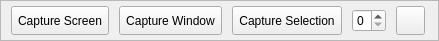
<?xml version="1.0" encoding="UTF-8"?>
<ui version="4.0">
 <class>coreshotdialog</class>
 <widget class="QWidget" name="coreshotdialog">
  <property name="geometry">
   <rect>
    <x>0</x>
    <y>0</y>
    <width>439</width>
    <height>41</height>
   </rect>
  </property>
  <property name="windowTitle">
   <string>CoreShot</string>
  </property>
  <property name="windowIcon">
   <iconset resource="icons.qrc">
    <normaloff>:/icons/CoreShot.svg</normaloff>:/icons/CoreShot.svg</iconset>
  </property>
  <property name="styleSheet">
   <string notr="true"/>
  </property>
  <layout class="QHBoxLayout" name="horizontalLayout_2">
   <property name="spacing">
    <number>0</number>
   </property>
   <property name="leftMargin">
    <number>0</number>
   </property>
   <property name="topMargin">
    <number>0</number>
   </property>
   <property name="rightMargin">
    <number>0</number>
   </property>
   <property name="bottomMargin">
    <number>0</number>
   </property>
   <item>
    <widget class="QFrame" name="frame">
     <property name="accessibleName">
      <string>main</string>
     </property>
     <property name="styleSheet">
      <string notr="true"/>
     </property>
     <property name="frameShape">
      <enum>QFrame::StyledPanel</enum>
     </property>
     <property name="frameShadow">
      <enum>QFrame::Raised</enum>
     </property>
     <layout class="QHBoxLayout" name="horizontalLayout">
      <property name="spacing">
       <number>5</number>
      </property>
      <property name="leftMargin">
       <number>5</number>
      </property>
      <property name="topMargin">
       <number>5</number>
      </property>
      <property name="rightMargin">
       <number>5</number>
      </property>
      <property name="bottomMargin">
       <number>5</number>
      </property>
      <item>
       <widget class="QToolButton" name="captureScreen">
        <property name="minimumSize">
         <size>
          <width>0</width>
          <height>29</height>
         </size>
        </property>
        <property name="focusPolicy">
         <enum>Qt::NoFocus</enum>
        </property>
        <property name="styleSheet">
         <string notr="true"/>
        </property>
        <property name="text">
         <string>Capture Screen</string>
        </property>
       </widget>
      </item>
      <item>
       <widget class="QToolButton" name="captureWindow">
        <property name="minimumSize">
         <size>
          <width>0</width>
          <height>29</height>
         </size>
        </property>
        <property name="focusPolicy">
         <enum>Qt::NoFocus</enum>
        </property>
        <property name="styleSheet">
         <string notr="true"/>
        </property>
        <property name="text">
         <string>Capture Window</string>
        </property>
       </widget>
      </item>
      <item>
       <widget class="QToolButton" name="captureSelection">
        <property name="minimumSize">
         <size>
          <width>0</width>
          <height>29</height>
         </size>
        </property>
        <property name="focusPolicy">
         <enum>Qt::NoFocus</enum>
        </property>
        <property name="text">
         <string>Capture Selection</string>
        </property>
       </widget>
      </item>
      <item>
       <widget class="QSpinBox" name="delay">
        <property name="sizePolicy">
         <sizepolicy hsizetype="Fixed" vsizetype="Fixed">
          <horstretch>0</horstretch>
          <verstretch>0</verstretch>
         </sizepolicy>
        </property>
        <property name="minimumSize">
         <size>
          <width>0</width>
          <height>0</height>
         </size>
        </property>
        <property name="styleSheet">
         <string notr="true"/>
        </property>
        <property name="buttonSymbols">
         <enum>QAbstractSpinBox::UpDownArrows</enum>
        </property>
        <property name="maximum">
         <number>5</number>
        </property>
       </widget>
      </item>
      <item>
       <widget class="QToolButton" name="cancel">
        <property name="sizePolicy">
         <sizepolicy hsizetype="Fixed" vsizetype="Fixed">
          <horstretch>0</horstretch>
          <verstretch>0</verstretch>
         </sizepolicy>
        </property>
        <property name="minimumSize">
         <size>
          <width>29</width>
          <height>29</height>
         </size>
        </property>
        <property name="focusPolicy">
         <enum>Qt::NoFocus</enum>
        </property>
        <property name="styleSheet">
         <string notr="true"/>
        </property>
        <property name="text">
         <string/>
        </property>
        <property name="icon">
         <iconset>
          <normaloff>:/icons/close.svg</normaloff>:/icons/close.svg</iconset>
        </property>
        <property name="iconSize">
         <size>
          <width>20</width>
          <height>20</height>
         </size>
        </property>
       </widget>
      </item>
     </layout>
    </widget>
   </item>
  </layout>
 </widget>
 <layoutdefault spacing="6" margin="11"/>
 <resources>
  <include location="icons.qrc"/>
 </resources>
 <connections/>
</ui>
